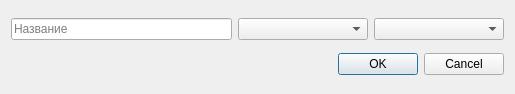
<?xml version="1.0" encoding="UTF-8"?>
<ui version="4.0">
 <class>CPFCreationWindow</class>
 <widget class="QDialog" name="CPFCreationWindow">
  <property name="geometry">
   <rect>
    <x>0</x>
    <y>0</y>
    <width>515</width>
    <height>94</height>
   </rect>
  </property>
  <property name="windowTitle">
   <string>IESAA | Создание поля для профиля клиента</string>
  </property>
  <property name="modal">
   <bool>true</bool>
  </property>
  <layout class="QVBoxLayout" name="verticalLayout">
   <item>
    <layout class="QHBoxLayout" name="horizontalLayout">
     <item>
      <widget class="QLineEdit" name="lineEdit">
       <property name="placeholderText">
        <string>Название</string>
       </property>
      </widget>
     </item>
     <item>
      <widget class="QComboBox" name="comboBox">
       <property name="minimumSize">
        <size>
         <width>130</width>
         <height>0</height>
        </size>
       </property>
       <property name="placeholderText">
        <string>Тип данных</string>
       </property>
      </widget>
     </item>
     <item>
      <widget class="QComboBox" name="comboBox_2">
       <property name="minimumSize">
        <size>
         <width>130</width>
         <height>0</height>
        </size>
       </property>
       <property name="placeholderText">
        <string>Тип значения</string>
       </property>
      </widget>
     </item>
    </layout>
   </item>
   <item>
    <widget class="QDialogButtonBox" name="buttonBox">
     <property name="orientation">
      <enum>Qt::Horizontal</enum>
     </property>
     <property name="standardButtons">
      <set>QDialogButtonBox::Cancel|QDialogButtonBox::Ok</set>
     </property>
    </widget>
   </item>
  </layout>
 </widget>
 <resources/>
 <connections>
  <connection>
   <sender>buttonBox</sender>
   <signal>accepted()</signal>
   <receiver>CPFCreationWindow</receiver>
   <slot>accept()</slot>
   <hints>
    <hint type="sourcelabel">
     <x>248</x>
     <y>254</y>
    </hint>
    <hint type="destinationlabel">
     <x>157</x>
     <y>274</y>
    </hint>
   </hints>
  </connection>
  <connection>
   <sender>buttonBox</sender>
   <signal>rejected()</signal>
   <receiver>CPFCreationWindow</receiver>
   <slot>reject()</slot>
   <hints>
    <hint type="sourcelabel">
     <x>316</x>
     <y>260</y>
    </hint>
    <hint type="destinationlabel">
     <x>286</x>
     <y>274</y>
    </hint>
   </hints>
  </connection>
 </connections>
</ui>
